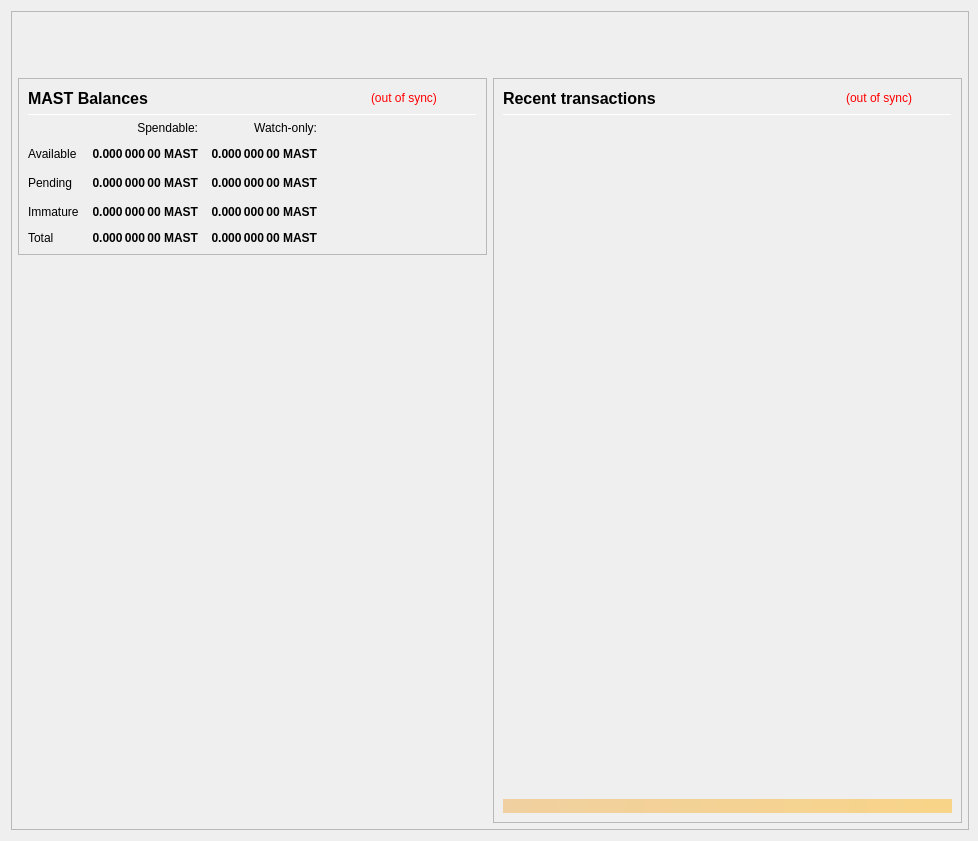
<?xml version="1.0" encoding="UTF-8"?>
<ui version="4.0">
 <class>OverviewPage</class>
 <widget class="QWidget" name="OverviewPage">
  <property name="geometry">
   <rect>
    <x>0</x>
    <y>0</y>
    <width>978</width>
    <height>841</height>
   </rect>
  </property>
  <property name="minimumSize">
   <size>
    <width>960</width>
    <height>682</height>
   </size>
  </property>
  <property name="font">
   <font>
    <weight>50</weight>
    <bold>false</bold>
   </font>
  </property>
  <property name="windowTitle">
   <string>Form</string>
  </property>
  <layout class="QVBoxLayout" name="topLayout" stretch="0">
   <property name="rightMargin">
    <number>9</number>
   </property>
   <item>
    <widget class="QFrame" name="frame_BG">
     <property name="minimumSize">
      <size>
       <width>850</width>
       <height>610</height>
      </size>
     </property>
     <property name="maximumSize">
      <size>
       <width>16777215</width>
       <height>16777215</height>
      </size>
     </property>
     <property name="frameShape">
      <enum>QFrame::StyledPanel</enum>
     </property>
     <property name="frameShadow">
      <enum>QFrame::Raised</enum>
     </property>
     <layout class="QVBoxLayout" name="verticalLayout_3" stretch="0">
      <property name="leftMargin">
       <number>0</number>
      </property>
      <property name="topMargin">
       <number>0</number>
      </property>
      <property name="rightMargin">
       <number>0</number>
      </property>
      <property name="bottomMargin">
       <number>6</number>
      </property>
      <item>
       <layout class="QVBoxLayout" name="verticalLayout_Master" stretch="0,1">
        <property name="leftMargin">
         <number>0</number>
        </property>
        <property name="topMargin">
         <number>0</number>
        </property>
        <property name="rightMargin">
         <number>0</number>
        </property>
        <property name="bottomMargin">
         <number>0</number>
        </property>
        <item>
         <widget class="QFrame" name="frame_Header">
          <layout class="QVBoxLayout" name="verticalLayout_Header" stretch="0">
           <property name="leftMargin">
            <number>0</number>
           </property>
           <property name="topMargin">
            <number>0</number>
           </property>
           <property name="rightMargin">
            <number>0</number>
           </property>
           <property name="bottomMargin">
            <number>0</number>
           </property>
           <item>
            <layout class="QHBoxLayout" name="horizontalLayout_Header" stretch="1,0">
             <property name="spacing">
              <number>6</number>
             </property>
             <item>
              <spacer name="horizontalSpacer_Header">
               <property name="orientation">
                <enum>Qt::Horizontal</enum>
               </property>
               <property name="sizeHint" stdset="0">
                <size>
                 <width>40</width>
                 <height>20</height>
                </size>
               </property>
              </spacer>
             </item>
             <item>
              <widget class="QLabel" name="labelOverviewHeaderRight">
               <property name="minimumSize">
                <size>
                 <width>464</width>
                 <height>60</height>
                </size>
               </property>
               <property name="maximumSize">
                <size>
                 <width>16777215</width>
                 <height>60</height>
                </size>
               </property>
               <property name="font">
                <font>
                 <pointsize>14</pointsize>
                </font>
               </property>
               <property name="text">
                <string/>
               </property>
               <property name="alignment">
                <set>Qt::AlignRight|Qt::AlignTrailing|Qt::AlignVCenter</set>
               </property>
              </widget>
             </item>
            </layout>
           </item>
          </layout>
         </widget>
        </item>
        <item>
         <widget class="QFrame" name="frame_Content">
          <layout class="QVBoxLayout" name="verticalLayout_Content">
           <property name="leftMargin">
            <number>6</number>
           </property>
           <property name="topMargin">
            <number>0</number>
           </property>
           <property name="rightMargin">
            <number>6</number>
           </property>
           <property name="bottomMargin">
            <number>0</number>
           </property>
           <item>
            <layout class="QHBoxLayout" name="horizontalLayout_Content" stretch="1,1">
             <property name="spacing">
              <number>6</number>
             </property>
             <item>
              <layout class="QVBoxLayout" name="verticalLayout_left" stretch="0,0">
               <item>
                <widget class="QFrame" name="frameBalances">
                 <property name="frameShape">
                  <enum>QFrame::StyledPanel</enum>
                 </property>
                 <property name="frameShadow">
                  <enum>QFrame::Raised</enum>
                 </property>
                 <layout class="QVBoxLayout" name="verticalLayout_4">
                  <item>
                   <layout class="QHBoxLayout" name="hlBalancesHeader" stretch="2,0,0">
                    <property name="spacing">
                     <number>6</number>
                    </property>
                    <item>
                     <widget class="QLabel" name="labelBalances">
                      <property name="minimumSize">
                       <size>
                        <width>0</width>
                        <height>0</height>
                       </size>
                      </property>
                      <property name="font">
                       <font>
                        <pointsize>12</pointsize>
                        <weight>75</weight>
                        <bold>true</bold>
                       </font>
                      </property>
                      <property name="text">
                       <string>MAST Balances</string>
                      </property>
                     </widget>
                    </item>
                    <item>
                     <widget class="QLabel" name="labelWalletStatus">
                      <property name="cursor">
                       <cursorShape>WhatsThisCursor</cursorShape>
                      </property>
                      <property name="toolTip">
                       <string>The displayed information may be out of date. Your wallet automatically synchronizes with the MasternodeToken network after a connection is established, but this process has not completed yet.</string>
                      </property>
                      <property name="styleSheet">
                       <string notr="true">QLabel { color: red; }</string>
                      </property>
                      <property name="text">
                       <string notr="true">(out of sync)</string>
                      </property>
                      <property name="alignment">
                       <set>Qt::AlignLeading|Qt::AlignLeft|Qt::AlignVCenter</set>
                      </property>
                     </widget>
                    </item>
                    <item>
                     <spacer name="hsBalancesHeader">
                      <property name="orientation">
                       <enum>Qt::Horizontal</enum>
                      </property>
                      <property name="sizeHint" stdset="0">
                       <size>
                        <width>40</width>
                        <height>20</height>
                       </size>
                      </property>
                     </spacer>
                    </item>
                   </layout>
                  </item>
                  <item>
                   <widget class="Line" name="lineBalances">
                    <property name="minimumSize">
                     <size>
                      <width>0</width>
                      <height>1</height>
                     </size>
                    </property>
                    <property name="maximumSize">
                     <size>
                      <width>16777215</width>
                      <height>1</height>
                     </size>
                    </property>
                    <property name="orientation">
                     <enum>Qt::Horizontal</enum>
                    </property>
                   </widget>
                  </item>
                  <item>
                   <layout class="QGridLayout" name="gridLayout">
                    <property name="spacing">
                     <number>12</number>
                    </property>
                    <item row="2" column="2">
                     <widget class="QLabel" name="labelWatchPending">
                      <property name="font">
                       <font>
                        <weight>75</weight>
                        <bold>true</bold>
                       </font>
                      </property>
                      <property name="cursor">
                       <cursorShape>ArrowCursor</cursorShape>
                      </property>
                      <property name="toolTip">
                       <string>Unconfirmed transactions to watch-only addresses</string>
                      </property>
                      <property name="text">
                       <string notr="true">0.000 000 00 MAST</string>
                      </property>
                      <property name="alignment">
                       <set>Qt::AlignRight|Qt::AlignTrailing|Qt::AlignVCenter</set>
                      </property>
                      <property name="textInteractionFlags">
                       <set>Qt::NoTextInteraction</set>
                      </property>
                     </widget>
                    </item>
                    <item row="2" column="1">
                     <widget class="QLabel" name="labelUnconfirmed">
                      <property name="font">
                       <font>
                        <weight>75</weight>
                        <bold>true</bold>
                       </font>
                      </property>
                      <property name="cursor">
                       <cursorShape>ArrowCursor</cursorShape>
                      </property>
                      <property name="toolTip">
                       <string>Total of transactions that have yet to be confirmed, and do not yet count toward the spendable balance</string>
                      </property>
                      <property name="text">
                       <string notr="true">0.000 000 00 MAST</string>
                      </property>
                      <property name="alignment">
                       <set>Qt::AlignRight|Qt::AlignTrailing|Qt::AlignVCenter</set>
                      </property>
                      <property name="textInteractionFlags">
                       <set>Qt::NoTextInteraction</set>
                      </property>
                     </widget>
                    </item>
                    <item row="3" column="2">
                     <widget class="QLabel" name="labelWatchImmature">
                      <property name="font">
                       <font>
                        <weight>75</weight>
                        <bold>true</bold>
                       </font>
                      </property>
                      <property name="cursor">
                       <cursorShape>ArrowCursor</cursorShape>
                      </property>
                      <property name="toolTip">
                       <string>Staked or masternode rewards in watch-only addresses that has not yet matured</string>
                      </property>
                      <property name="text">
                       <string notr="true">0.000 000 00 MAST</string>
                      </property>
                      <property name="alignment">
                       <set>Qt::AlignRight|Qt::AlignTrailing|Qt::AlignVCenter</set>
                      </property>
                      <property name="textInteractionFlags">
                       <set>Qt::NoTextInteraction</set>
                      </property>
                     </widget>
                    </item>
                    <item row="4" column="0">
                     <widget class="QLabel" name="labelTotalText">
                      <property name="text">
                       <string>Total</string>
                      </property>
                      <property name="textInteractionFlags">
                       <set>Qt::NoTextInteraction</set>
                      </property>
                     </widget>
                    </item>
                    <item row="3" column="1">
                     <widget class="QLabel" name="labelImmature">
                      <property name="font">
                       <font>
                        <weight>75</weight>
                        <bold>true</bold>
                       </font>
                      </property>
                      <property name="cursor">
                       <cursorShape>ArrowCursor</cursorShape>
                      </property>
                      <property name="toolTip">
                       <string>Staked or masternode rewards that has not yet matured</string>
                      </property>
                      <property name="text">
                       <string notr="true">0.000 000 00 MAST</string>
                      </property>
                      <property name="alignment">
                       <set>Qt::AlignRight|Qt::AlignTrailing|Qt::AlignVCenter</set>
                      </property>
                      <property name="textInteractionFlags">
                       <set>Qt::NoTextInteraction</set>
                      </property>
                     </widget>
                    </item>
                    <item row="2" column="3">
                     <spacer name="hsBalances">
                      <property name="orientation">
                       <enum>Qt::Horizontal</enum>
                      </property>
                      <property name="sizeHint" stdset="0">
                       <size>
                        <width>40</width>
                        <height>20</height>
                       </size>
                      </property>
                     </spacer>
                    </item>
                    <item row="3" column="0">
                     <widget class="QLabel" name="labelImmatureText">
                      <property name="text">
                       <string>Immature</string>
                      </property>
                      <property name="textInteractionFlags">
                       <set>Qt::NoTextInteraction</set>
                      </property>
                     </widget>
                    </item>
                    <item row="4" column="1">
                     <widget class="QLabel" name="labelTotal">
                      <property name="font">
                       <font>
                        <weight>75</weight>
                        <bold>true</bold>
                       </font>
                      </property>
                      <property name="cursor">
                       <cursorShape>ArrowCursor</cursorShape>
                      </property>
                      <property name="toolTip">
                       <string>Your current total balance</string>
                      </property>
                      <property name="text">
                       <string notr="true">0.000 000 00 MAST</string>
                      </property>
                      <property name="alignment">
                       <set>Qt::AlignRight|Qt::AlignTrailing|Qt::AlignVCenter</set>
                      </property>
                      <property name="textInteractionFlags">
                       <set>Qt::NoTextInteraction</set>
                      </property>
                     </widget>
                    </item>
                    <item row="4" column="2">
                     <widget class="QLabel" name="labelWatchTotal">
                      <property name="font">
                       <font>
                        <weight>75</weight>
                        <bold>true</bold>
                       </font>
                      </property>
                      <property name="cursor">
                       <cursorShape>ArrowCursor</cursorShape>
                      </property>
                      <property name="toolTip">
                       <string>Current total balance in watch-only addresses</string>
                      </property>
                      <property name="text">
                       <string notr="true">0.000 000 00 MAST</string>
                      </property>
                      <property name="alignment">
                       <set>Qt::AlignRight|Qt::AlignTrailing|Qt::AlignVCenter</set>
                      </property>
                      <property name="textInteractionFlags">
                       <set>Qt::NoTextInteraction</set>
                      </property>
                     </widget>
                    </item>
                    <item row="0" column="2">
                     <widget class="QLabel" name="labelWatchonly">
                      <property name="text">
                       <string>Watch-only:</string>
                      </property>
                      <property name="alignment">
                       <set>Qt::AlignRight|Qt::AlignTrailing|Qt::AlignVCenter</set>
                      </property>
                     </widget>
                    </item>
                    <item row="1" column="0">
                     <widget class="QLabel" name="labelBalanceText">
                      <property name="text">
                       <string>Available</string>
                      </property>
                      <property name="textInteractionFlags">
                       <set>Qt::NoTextInteraction</set>
                      </property>
                     </widget>
                    </item>
                    <item row="1" column="1">
                     <widget class="QLabel" name="labelBalance">
                      <property name="font">
                       <font>
                        <weight>75</weight>
                        <bold>true</bold>
                       </font>
                      </property>
                      <property name="cursor">
                       <cursorShape>ArrowCursor</cursorShape>
                      </property>
                      <property name="toolTip">
                       <string>Your current spendable balance</string>
                      </property>
                      <property name="text">
                       <string notr="true">0.000 000 00 MAST</string>
                      </property>
                      <property name="alignment">
                       <set>Qt::AlignRight|Qt::AlignTrailing|Qt::AlignVCenter</set>
                      </property>
                      <property name="textInteractionFlags">
                       <set>Qt::NoTextInteraction</set>
                      </property>
                     </widget>
                    </item>
                    <item row="1" column="2">
                     <widget class="QLabel" name="labelWatchAvailable">
                      <property name="font">
                       <font>
                        <weight>75</weight>
                        <bold>true</bold>
                       </font>
                      </property>
                      <property name="cursor">
                       <cursorShape>ArrowCursor</cursorShape>
                      </property>
                      <property name="toolTip">
                       <string>Your current balance in watch-only addresses</string>
                      </property>
                      <property name="text">
                       <string notr="true">0.000 000 00 MAST</string>
                      </property>
                      <property name="alignment">
                       <set>Qt::AlignRight|Qt::AlignTrailing|Qt::AlignVCenter</set>
                      </property>
                      <property name="textInteractionFlags">
                       <set>Qt::NoTextInteraction</set>
                      </property>
                     </widget>
                    </item>
                    <item row="2" column="0">
                     <widget class="QLabel" name="labelPendingText">
                      <property name="text">
                       <string>Pending</string>
                      </property>
                      <property name="textInteractionFlags">
                       <set>Qt::NoTextInteraction</set>
                      </property>
                     </widget>
                    </item>
                    <item row="0" column="1">
                     <widget class="QLabel" name="labelSpendable">
                      <property name="text">
                       <string>Spendable:</string>
                      </property>
                      <property name="alignment">
                       <set>Qt::AlignRight|Qt::AlignTrailing|Qt::AlignVCenter</set>
                      </property>
                     </widget>
                    </item>
                   </layout>
                  </item>
                 </layout>
                </widget>
               </item>
               <item>
                <spacer name="verticalSpacer">
                 <property name="orientation">
                  <enum>Qt::Vertical</enum>
                 </property>
                 <property name="sizeHint" stdset="0">
                  <size>
                   <width>20</width>
                   <height>40</height>
                  </size>
                 </property>
                </spacer>
               </item>
              </layout>
             </item>
             <item>
              <layout class="QVBoxLayout" name="verticalLayout_right" stretch="1">
               <item>
                <widget class="QFrame" name="frame_RecentTransactions">
                 <property name="minimumSize">
                  <size>
                   <width>0</width>
                   <height>0</height>
                  </size>
                 </property>
                 <property name="frameShape">
                  <enum>QFrame::StyledPanel</enum>
                 </property>
                 <property name="frameShadow">
                  <enum>QFrame::Raised</enum>
                 </property>
                 <layout class="QVBoxLayout" name="verticalLayout_1" stretch="0,0,0,0,0">
                  <item>
                   <layout class="QHBoxLayout" name="horizontalLayout_2" stretch="2,0,0">
                    <property name="spacing">
                     <number>3</number>
                    </property>
                    <item>
                     <widget class="QLabel" name="label_4">
                      <property name="minimumSize">
                       <size>
                        <width>0</width>
                        <height>20</height>
                       </size>
                      </property>
                      <property name="font">
                       <font>
                        <pointsize>12</pointsize>
                        <weight>75</weight>
                        <bold>true</bold>
                       </font>
                      </property>
                      <property name="text">
                       <string>Recent transactions</string>
                      </property>
                     </widget>
                    </item>
                    <item>
                     <widget class="QLabel" name="labelTransactionsStatus">
                      <property name="cursor">
                       <cursorShape>WhatsThisCursor</cursorShape>
                      </property>
                      <property name="toolTip">
                       <string>The displayed information may be out of date. Your wallet automatically synchronizes with the MasternodeToken network after a connection is established, but this process has not completed yet.</string>
                      </property>
                      <property name="styleSheet">
                       <string notr="true">QLabel { color: red; }</string>
                      </property>
                      <property name="text">
                       <string notr="true">(out of sync)</string>
                      </property>
                      <property name="alignment">
                       <set>Qt::AlignRight|Qt::AlignTrailing|Qt::AlignVCenter</set>
                      </property>
                     </widget>
                    </item>
                    <item>
                     <spacer name="horizontalSpacer">
                      <property name="orientation">
                       <enum>Qt::Horizontal</enum>
                      </property>
                      <property name="sizeHint" stdset="0">
                       <size>
                        <width>40</width>
                        <height>20</height>
                       </size>
                      </property>
                     </spacer>
                    </item>
                   </layout>
                  </item>
                  <item>
                   <widget class="Line" name="line">
                    <property name="minimumSize">
                     <size>
                      <width>0</width>
                      <height>1</height>
                     </size>
                    </property>
                    <property name="maximumSize">
                     <size>
                      <width>16777215</width>
                      <height>1</height>
                     </size>
                    </property>
                    <property name="orientation">
                     <enum>Qt::Horizontal</enum>
                    </property>
                   </widget>
                  </item>
                  <item>
                   <widget class="QListView" name="listTransactions">
                    <property name="minimumSize">
                     <size>
                      <width>0</width>
                      <height>0</height>
                     </size>
                    </property>
                    <property name="styleSheet">
                     <string notr="true">QListView { background: transparent; }</string>
                    </property>
                    <property name="frameShape">
                     <enum>QFrame::NoFrame</enum>
                    </property>
                    <property name="verticalScrollBarPolicy">
                     <enum>Qt::ScrollBarAlwaysOff</enum>
                    </property>
                    <property name="horizontalScrollBarPolicy">
                     <enum>Qt::ScrollBarAlwaysOff</enum>
                    </property>
                    <property name="selectionMode">
                     <enum>QAbstractItemView::NoSelection</enum>
                    </property>
                   </widget>
                  </item>
                  <item>
                   <spacer name="verticalSpacer_2">
                    <property name="orientation">
                     <enum>Qt::Vertical</enum>
                    </property>
                    <property name="sizeType">
                     <enum>QSizePolicy::Expanding</enum>
                    </property>
                    <property name="sizeHint" stdset="0">
                     <size>
                      <width>20</width>
                      <height>40</height>
                     </size>
                    </property>
                   </spacer>
                  </item>
                  <item>
                   <widget class="QLabel" name="labelAlerts">
                    <property name="maximumSize">
                     <size>
                      <width>16777215</width>
                      <height>16777215</height>
                     </size>
                    </property>
                    <property name="styleSheet">
                     <string notr="true">background-color: qlineargradient(x1: 0, y1: 0, x2: 1, y2: 0, stop:0 #F0D0A0, stop:1 #F8D488); color:#000000;</string>
                    </property>
                    <property name="text">
                     <string/>
                    </property>
                    <property name="wordWrap">
                     <bool>true</bool>
                    </property>
                    <property name="margin">
                     <number>3</number>
                    </property>
                   </widget>
                  </item>
                 </layout>
                </widget>
               </item>
              </layout>
             </item>
            </layout>
           </item>
          </layout>
         </widget>
        </item>
       </layout>
      </item>
     </layout>
    </widget>
   </item>
  </layout>
 </widget>
 <resources/>
 <connections/>
</ui>
